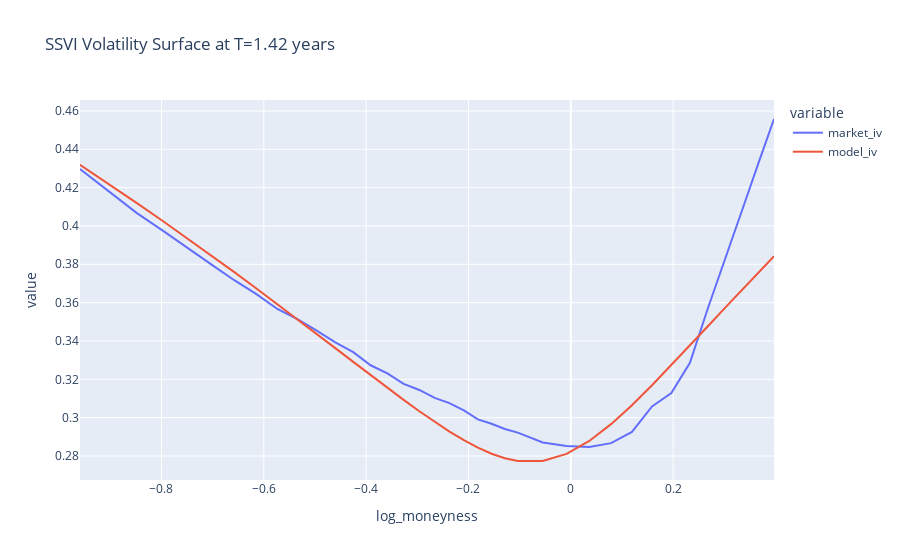

Notebook cell for this chart:
### Code cell
dataframe_vols = pd.DataFrame({
    'K': K_use,
    'log_moneyness': log_moneyness,
    'market_iv': market_iv_use,
    'model_iv': model_use
})
dataframe_vols.sort_values('log_moneyness').plot(
    x='log_moneyness',
    y=['market_iv', 'model_iv'],
    kind='line',
    title=f'SSVI Volatility Surface at T={T_use:.2f} years'

)

### Figure 1 — Plotly figure (JSON) as saved in the notebook; plotly's stock layout.template omitted (floating-point values rounded to 4 significant figures)
{"data": [{"hovertemplate": "variable=market_iv<br>log_moneyness=%{x}<br>value=%{y}<extra></extra>", "legendgroup": "market_iv", "line": {"color": "#636efa", "dash": "solid"}, "marker": {"symbol": "circle"}, "mode": "lines", "name": "market_iv", "orientation": "v", "showlegend": true, "type": "scatter", "x": [-0.9593, -0.9021, -0.848, -0.7968, -0.748, -0.7014, -0.657, -0.6144, -0.5736, -0.5344, -0.4966, -0.4603, -0.4252, -0.3913, -0.3585, -0.3267, -0.296, -0.2661, -0.2371, -0.209, -0.1816, -0.1549, -0.1289, -0.1036, -0.05482, -0.008295, 0.03616, 0.07872, 0.1195, 0.1588, 0.1965, 0.2329, 0.268, 0.3019, 0.3346, 0.3664, 0.3972], "xaxis": "x", "y": [0.4297, 0.4181, 0.4067, 0.3974, 0.3882, 0.3797, 0.3716, 0.3644, 0.3567, 0.3514, 0.3454, 0.3393, 0.3342, 0.3273, 0.3231, 0.3176, 0.3144, 0.3103, 0.3076, 0.3038, 0.2991, 0.2968, 0.2941, 0.2922, 0.2871, 0.2852, 0.2847, 0.2867, 0.2926, 0.3058, 0.3128, 0.3286, 0.3571, 0.3824, 0.4081, 0.4325, 0.4558], "yaxis": "y"}, {"hovertemplate": "variable=model_iv<br>log_moneyness=%{x}<br>value=%{y}<extra></extra>", "legendgroup": "model_iv", "line": {"color": "#EF553B", "dash": "solid"}, "marker": {"symbol": "circle"}, "mode": "lines", "name": "model_iv", "orientation": "v", "showlegend": true, "type": "scatter", "x": [-0.9593, -0.9021, -0.848, -0.7968, -0.748, -0.7014, -0.657, -0.6144, -0.5736, -0.5344, -0.4966, -0.4603, -0.4252, -0.3913, -0.3585, -0.3267, -0.296, -0.2661, -0.2371, -0.209, -0.1816, -0.1549, -0.1289, -0.1036, -0.05482, -0.008295, 0.03616, 0.07872, 0.1195, 0.1588, 0.1965, 0.2329, 0.268, 0.3019, 0.3346, 0.3664, 0.3972], "xaxis": "x", "y": [0.4319, 0.4217, 0.4119, 0.4025, 0.3933, 0.3844, 0.3758, 0.3674, 0.3593, 0.3514, 0.3437, 0.3363, 0.3291, 0.3222, 0.3156, 0.3093, 0.3033, 0.2978, 0.2927, 0.2882, 0.2843, 0.2812, 0.2788, 0.2774, 0.2774, 0.2811, 0.2878, 0.2966, 0.3065, 0.3169, 0.3274, 0.3377, 0.3477, 0.3574, 0.3667, 0.3756, 0.3842], "yaxis": "y"}], "layout": {"legend": {"title": {"text": "variable"}, "tracegroupgap": 0}, "title": {"text": "SSVI Volatility Surface at T=1.42 years"}, "xaxis": {"anchor": "y", "domain": [0, 1], "title": {"text": "log_moneyness"}}, "yaxis": {"anchor": "x", "domain": [0, 1], "title": {"text": "value"}}}}
